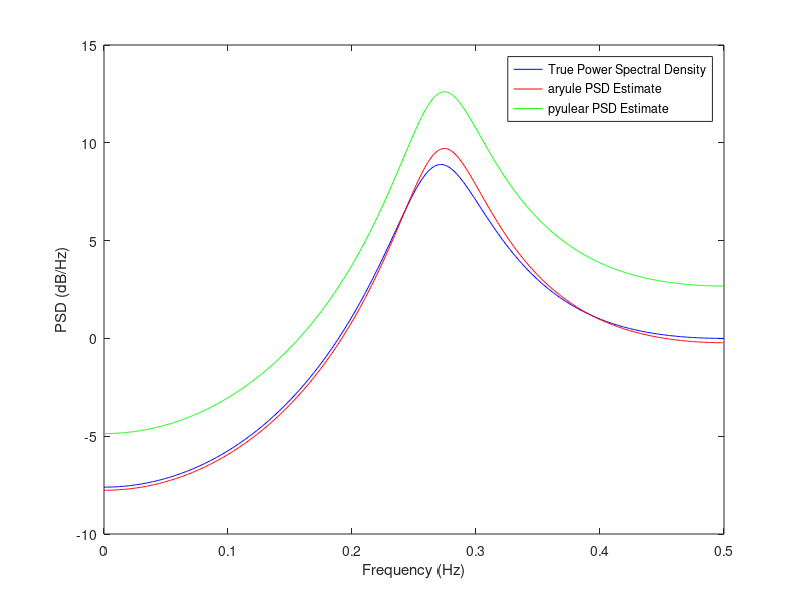

Reproduce this figure in MATLAB.
clear;
clc;
z=randn(1024,1);
A=[1 0.5 0.7 0.2];
x=filter(1,A,z);
figure;
[H,F]=freqz(1,A,[],1);%true spectrum
plot(F,20*log10(abs(H)),'b');
hold on;
xlabel('Frequency (Hz)')
ylabel('PSD (dB/Hz)')
a=aryule(x,3);%Yule-Walker
[Pa,F]=freqz(1,a,[],1);
plot(F,20*log10(abs(Pa)),'r');
[Px,F]=pyulear(x,3,1024,1);%pyulear
plot(F,10*log10(abs(Px)),'g');
legend('True Power Spectral Density','aryule PSD Estimate','pyulear PSD Estimate')